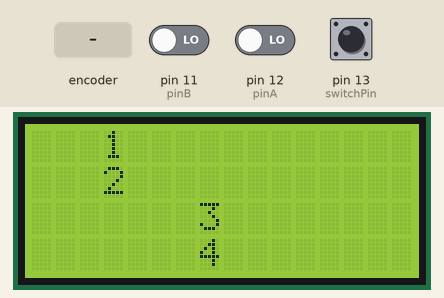
This sketch was run on a simulated Arduino Uno, built with avr-gcc and run on an emulated ATmega328P. Parts: 16×4 character LCD. The test bench sets the inputs (shaded band); at power-on: pin 13 (switchPin) HIGH, pin 11 (pinB) LOW, pin 12 (pinA) LOW. What the sketch prints to the serial monitor is not drawn.

Above: at 1.2 s.
1.3 s: rotary encoder on pin 12 (pinA) / pin 11 (pinB) turned 3 steps (first pin leading)
3.4 s: pin 13 (switchPin) pulled LOW for 0.15 s
At 4.6 s:
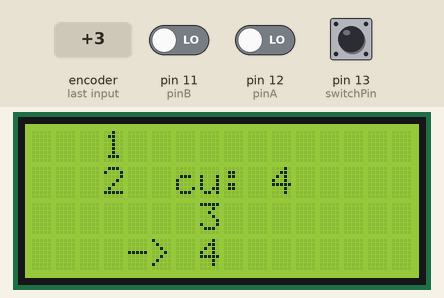
5.0 s: rotary encoder on pin 12 (pinA) / pin 11 (pinB) turned 1 step (first pin leading)
At 5.6 s:
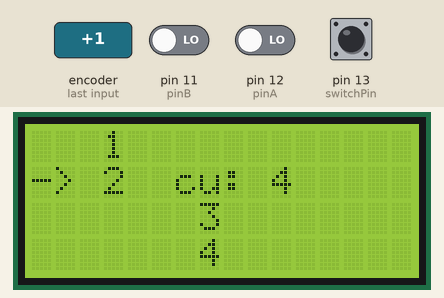
6.7 s: pin 13 (switchPin) pulled LOW for 1 s
At 7.2 s:
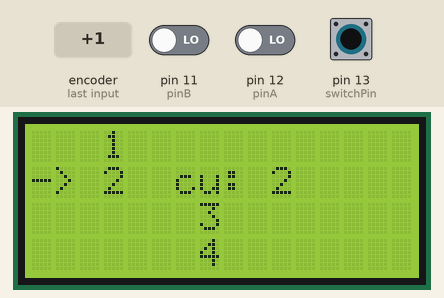
Timing chart, 0 to 9.7 s (numbered marks = the images above; inputs shaded):
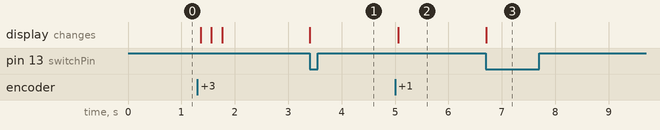

The sketch:

encoder_LCD.ino
```cpp
#include <Wire.h>               // Library for I2C communication
#include <LiquidCrystal_I2C.h>  // Library for LCD
LiquidCrystal_I2C lcd(0x27, 16, 4);


int switchPin = 13;                        // button pin
int switchState = HIGH;                    // button value

int pinA = 12;                              // Rotary encoder Pin A
int pinB = 11;                              // Rotary encoder Pin B
int pinAstateCurrent = LOW;                // Current state of Pin A
int pinAStateLast = pinAstateCurrent;      // Last read value of Pin A


int  Cursor_nav(){
    int aux=0;

  while(1){
  // BUTTON
  switchState = digitalRead(switchPin);    // Read the digital value of the switch (LOW/HIGH)
  // If the switch is pressed (LOW), print message
  if (switchState == LOW) {
      break;
  }

  // ROTATION DIRECTION
  pinAstateCurrent = digitalRead(pinA);    // Read the current state of Pin A

  // If there is a minimal movement of 1 step
  if ((pinAStateLast == LOW) && (pinAstateCurrent == HIGH)) {
    if (digitalRead(pinB) == HIGH) {      // If Pin B is HIGH
      aux--;
      if(aux < 0 ) aux=3;             // Print on screen
    } else {
      aux++;
      if(aux > 3) aux=0;          // Print on screen
    }
    Serial.println(aux);

    lcd.setCursor(0, 0);
    lcd.print("  ");
    lcd.setCursor(0, 1);
    lcd.print("  ");
    lcd.setCursor(0, 2);
    lcd.print("  ");
    lcd.setCursor(0, 3);
    lcd.print("  ");


    lcd.setCursor(0,aux);
    lcd.print("->");
  }
  pinAStateLast = pinAstateCurrent;        // Store the latest read value in the currect state variable
  }

  return aux;
}

void setup() {
  Serial.begin (9600);                     // Initialise the serial monitor

  pinMode (switchPin, INPUT_PULLUP);       // Enable the switchPin as input with a PULLUP resistor

  pinMode (pinA, INPUT);                   // Set PinA as input
  pinMode (pinB, INPUT);                   // Set PinB as input

  lcd.init();
  lcd.setBacklight(HIGH);

  lcd.setCursor(3, 0);
  lcd.print(1);
  lcd.setCursor(3, 1);
  lcd.print(2);
  lcd.setCursor(3, 2);
  lcd.print(3);
  lcd.setCursor(3, 3);
  lcd.print(4);

}

void loop() {

  int cu = Cursor_nav();

  lcd.setCursor(6, 1);
  lcd.print("cu: ");
  lcd.print(cu+1);
  Serial.print("the cu selected is: ");
  Serial.println(cu);


  delay(1000);


}
```

Measured:
- after the input at 3.4 s, the display: changes at once (image 1)
- after the input at 5.0 s, the display: changes after 0.06 s (image 2)
- after the input at 6.7 s, the display: changes at once (image 3)
